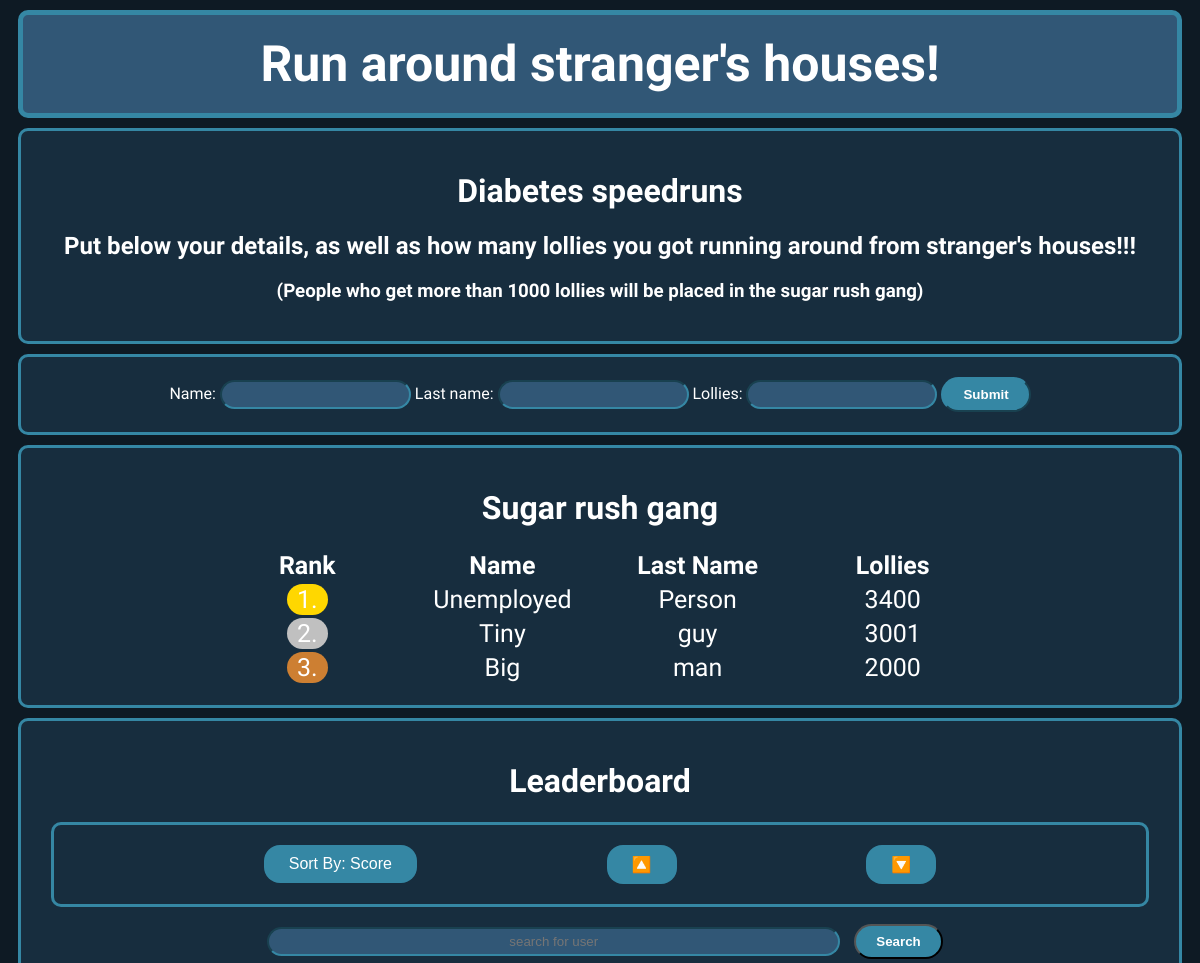
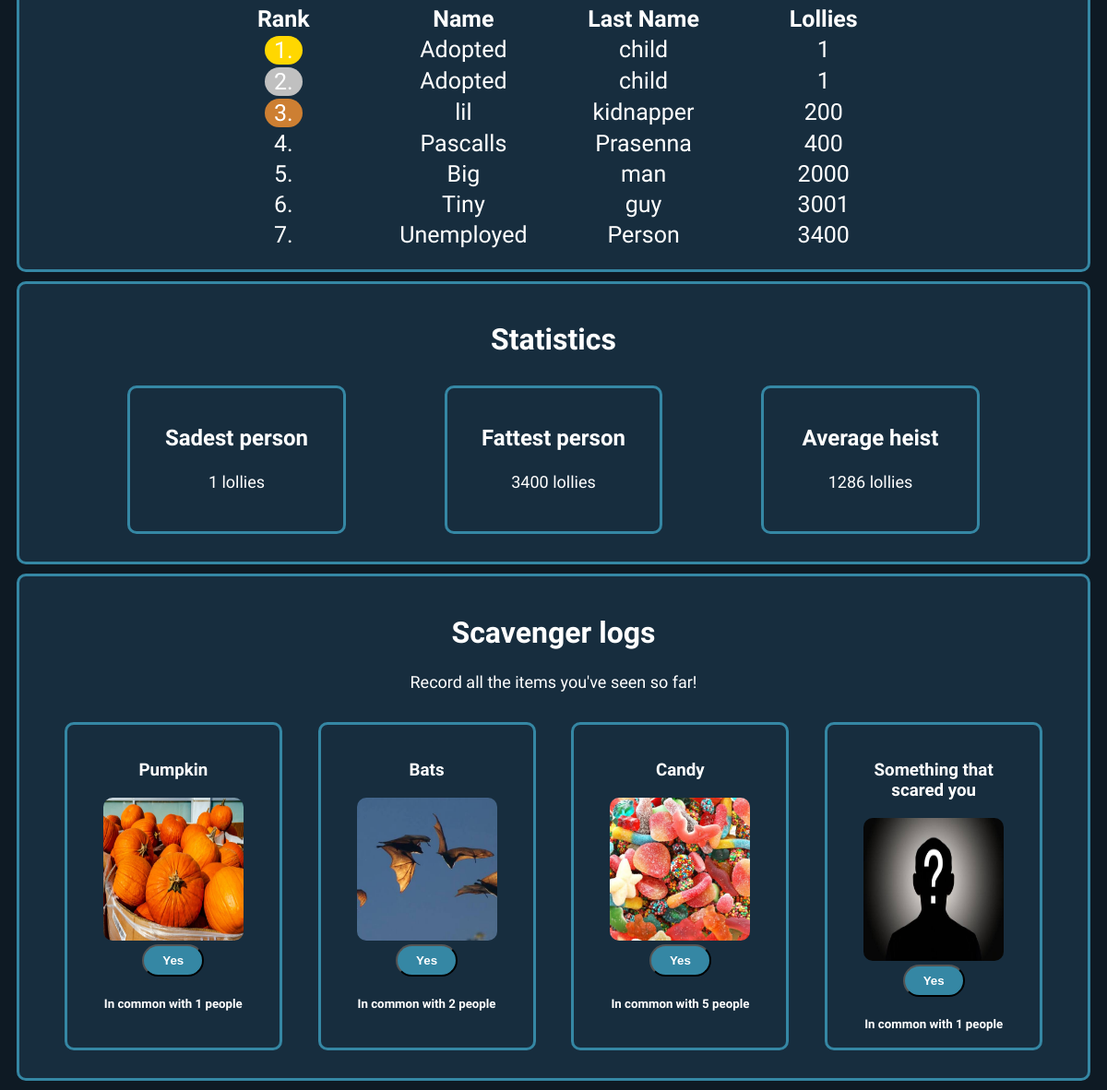
The page / on the database its author committed (2 pictures, top to bottom).
### tables this page shows
CREATE TABLE scores (
                id INTEGER PRIMARY KEY AUTOINCREMENT,
                name TEXT NOT NULL,
                lastname TEXT NOT NULL,
                score INTEGER NOT NULL
            );

### app.py (the view, shortened to what this page needs)
@app.route('/', methods=['GET', 'POST'])
@limiter.limit("1 per minute", methods=["POST"]) # Allows 1 post request per minute
def leaderboard():
    query = request.args.get('q', '').strip()
    with sqlite3.connect(DB_NAME) as conn:
        cur = conn.cursor()
        cur.execute('SELECT name, lastname, score FROM scores ORDER BY score DESC LIMIT 5')
        hall_of_fame = cur.fetchall()
        cur.execute('SELECT AVG(score) FROM scores')
        avg_result = cur.fetchone()
        cur.execute('SELECT MIN(score) FROM scores')
        min_result = cur.fetchone()
        cur.execute('SELECT MAX(score) FROM scores')
        max_result = cur.fetchone()
        sort = request.args.get('sort', 'score')  # default is score
        sort_order = request.args.get('order', 'asc')
        if sort == 'name' and sort_order == 'asc':
            cur.execute('SELECT name, lastname, score FROM scores WHERE name LIKE ? OR lastname LIKE ? ORDER BY name ASC LIMIT 15', (f'%{query}%', f'%{query}%')) #the (f%`query`) checks for scores that contain what the user entered in searchbar. The reason there is two is because it checks both firstname and lastname, for example, searching "bob" , it would filter out scores that have either or both firstnae/lastname container bob
        elif sort == 'name' and sort_order == 'desc':
            cur.execute('SELECT name, lastname, score FROM scores WHERE name LIKE ? OR lastname LIKE ? ORDER BY name DESC LIMIT 15', (f'%{query}%', f'%{query}%'))
        elif sort == 'score' and sort_order == 'asc':
            cur.execute('SELECT name, lastname, score FROM scores WHERE name LIKE ? OR lastname LIKE ? ORDER BY score ASC LIMIT 15', (f'%{query}%', f'%{query}%'))
        else:
            cur.execute('SELECT name, lastname, score FROM scores WHERE name LIKE ? OR lastname LIKE ? ORDER BY score DESC LIMIT 15', (f'%{query}%', f'%{query}%'))
        entries = cur.fetchall()
        cur.execute('SELECT realm, count FROM realms') #Realm completion
        realm_data = dict(cur.fetchall()) # dict makes the data spit out as a "dictionary" in brackets like ("thequizgame", 5), ("securitydefender", 2) etc
        avg_score = int(avg_result[0]) if avg_result and avg_result[0] is not None else None # Add fallback for when scores.db is deleted
        min_score = int(min_result[0]) if min_result and min_result[0] is not None else None
        max_score = int(max_result[0]) if max_result and max_result[0] is not None else None
        return render_template(
            'index.html',
            hall_of_fame=hall_of_fame,
            entries=entries, query=query,
            average=avg_score,
            highest=max_score,
            lowest=min_score,
            thequizgame=realm_data["thequizgame"],
            securitydefender=realm_data["securitydefender"],
            bugblaster=realm_data["bugblaster"],
            datasorter=realm_data["datasorter"])

### templates/index.html (shortened to what this page needs)
<!DOCTYPE html>
<html>
<head>
    <link rel="stylesheet" href="{{ url_for('static', filename='styles.css') }}">
</head>
<body>
            <div class="normalcontainer Webtitle">
            <span class="title">Run around stranger's houses!</span>
        </div>
    <div class="normalcontainer">
        <h1>Diabetes speedruns</h1>
        <h2>Put below your details, as well as how many lollies you got running around from stranger's houses!!!</h2>
        <h3>(People who get more than 1000 lollies will be placed in the sugar rush gang)</h3>
    </div>
        <div class="normalcontainer">
            <form method="POST" id="ScoreForm">
            Name: <input type="text" name="name" required pattern="(^\S+)([A-Za-z]+)" title="No spaces or numbers allowed, must be more than 1 character">
            Last name: <input type="text" name="lastname" required pattern="(^\S+)([A-Za-z]+)" title="No spaces or numbers allowed must be more than 1 character">
            Lollies: <input type="number" name="score" min="0" required>
            <input type="submit" value="Submit" class="buttonbutton">
        </form>
    </div>
    <div class="normalcontainer">
        <h1>Sugar rush gang</h1>
            <table>
                <tr>
                    <th>Rank</th><th>Name</th><th>Last Name</th><th>Lollies</th>
                </tr>
                {% set hall = namespace(rank=0) %}
                {% for name, lastname, score in hall_of_fame %}
                    {% if score | int > 1000 %}
                        {% set hall.rank = hall.rank + 1 %}
                <tr>
                    <td class= "{% if hall.rank == 1 %}gold{% elif hall.rank == 2 %}silver{% elif hall.rank == 3 %}bronze{% endif %}">{{hall.rank}}.</td>
                    <td>{{ name }}</td>
                    <td>{{lastname}}</td>
                    <td>{{ score }}</td>
                </tr>
                    {% endif %}
                {% endfor %}
            </table>
    </div>
    <div class="normalcontainer">
        <h1>Leaderboard</h1>
        <div class="orderby normalcontainer">
            <div class="dropdown">
                <button class="dropdownbutton">Sort By: {{ request.args.get('sort', 'score') | title }}</button>
            </div>
            <a href="/?q={{ query }}&order=asc&sort={{ request.args.get('sort', 'score') }}" title="ascending">🔼</a>
            <a href="/?q={{ query }}&order=desc&sort={{ request.args.get('sort', 'score') }}" title="descending">🔽</a>
        </div>
        <form action="/" method="get">
            <input type="text" name="q" value="{{ query }}" placeholder="search for user" class="searchbar">
            <button type="submit" class="searchbutton">Search</button>
        </form>
        <table>
            <tr>
                <th>Rank</th><th>Name</th><th>Last Name</th><th>Lollies</th>
            </tr>
            {% for name, lastname, score in entries %}
            <tr>
                <td class= "{% if loop.index == 1 %}gold{% elif loop.index == 2 %}silver{% elif loop.index == 3 %}bronze{% endif %}">{{loop.index}}.</td><td>{{ name }}</td> <td>{{lastname}}</td> <td>{{ score }}</td>
            </tr>
            {% endfor %}
        </table>
    </div>
    <div class="normalcontainer">
        <h1>Statistics</h1>
        <div class="statbox">
            <div class="normalcontainer statchild">
                <h2>Sadest person</h2>
                <p>{{ lowest }} lollies</p>
            </div>
            <div class="normalcontainer statchild">
                <h2>Fattest person</h2>
                <p>{{ highest }} lollies</p>
            </div>
            <div class="normalcontainer statchild">
                <h2>Average heist</h2>
                <p>{{ average }} lollies</p>
            </div>
        </div>
    </div>
    <div class="normalcontainer">
        <h1>Scavenger logs</h1>
        <p>Record all the items you've seen so far!</p>
        <div class="statbox">
            <div class="statchild normalcontainer">
                <h3>Pumpkin</h3>
                <img src="{{ url_for('static', filename='images/minecraft.png') }}" alt="Minecraft">
                <form action="/complete/thequizgame" method="POST">
                    <button class="buttonbutton">Yes</button>
                </form>
                <h5>In common with {{ thequizgame }} people</h5>
            </div>
            <div class="statchild normalcontainer">
                <h3>Bats</h3>
                <img src="{{ url_for('static', filename='images/roblox.png') }}" alt="Image of Roblox">
                <form action="/complete/securitydefender" method="POST">
                    <button class="buttonbutton">Yes</button>
                </form>
                <h5>In common with {{ securitydefender }} people</h5>
            </div>
            <div class="statchild normalcontainer">
                <h3>Candy</h3>
                <img src="{{ url_for('static', filename='images/clashroyale.png') }}" alt="Image of Clash Royale">
                <form action="/complete/bugblaster" method="POST">
                    <button class="buttonbutton">Yes</button>
                </form>
                <h5>In common with {{ bugblaster }} people</h5>
            </div>
            <div class="statchild normalcontainer">
                <h3>Something that scared you</h3>
                <img src="{{ url_for('static', filename='images/mystery.png') }}" alt="Image of impossible">
                <form action="/complete/datasorter" method="POST">
                    <button class="buttonbutton">Yes</button>
                </form>
                <h5>In common with {{ datasorter }} people</h5>
            </div>
        </div>
    </div>
</body>
</html>

### static/styles.css (style rules this page uses)
:root, [data-theme="default"] { --body-bg-color:#0E1A24; --container-bg-color:#172D3E; --container-border-color:#3587A4; --topbar-bg-color:#315776; --text-color:#ffffff; --gameicons-bg-color:#225276; --gdbackground: linear-gradient(to bottom right, #003399 0%, #99ccff 100%); }
body { background-color: var(--body-bg-color); color: var(--text-color); font-family: 'Rajdhani', sans-serif; color:var(--text-color); text-align: center; }
.normalcontainer { background-color: var(--container-bg-color); border: 3px solid var(--container-border-color); border-radius: 10px; padding: 20px; margin: 10px; }
.Webtitle { background-color:var(--topbar-bg-color); font-size:50px; border-width: 5px; font-weight:bold; justify-content:center; display:flex; position: relative; }
p { font-size: 18px; line-height: 1.6; text-decoration: none; }
img { border-radius: 10px; }
.normalbutton a, .buttonbutton, .searchbutton { display: inline-block; padding: 8px 20px; background-color: var(--container-border-color); color: white; text-decoration: none; border-radius: 20px; font-weight: bold; transition: 0.3s; }
.orderby { display:flex; justify-content:space-evenly; }
.orderby button, .orderby a { border-radius:16px; padding: 10px 25px; background-color: var(--container-border-color); color:white; transition: 0.3s; text-decoration:none; }
.dropdownbutton { background-color: #00bfff; color: white; padding: 16px; font-size: 16px; border: none; }
.dropdown { position: relative; display: inline-block; }
table { width: 70%; font-size:25px; table-layout:fixed; margin:auto; }
td.gold, td.silver, td.bronze { border-radius:20px; display:inline-block; width:20%; }
td.gold { background-color:gold; }
td.silver { background-color:silver; }
td.bronze { background-color:#CD7F32; }
input, searchbar { background-color:var(--topbar-bg-color); border-color:var(--container-border-color); border-radius:16px; padding: 5px; }
.searchbar { width: 50%; margin: 10px; padding: 5px; border-radius: 16px; text-align:center; color:black; text-decoration:none; }
.statchild { width:17%; }
.statbox { display:flex; justify-content:space-evenly; flex-wrap:wrap; }
.statbox img { width: 80%; height: 50%; }

### rows shown on the page
scores: rank "1", name "Unemployed", lastname "Person", score "3400"
scores: rank "2", name "Tiny", lastname "guy", score "3001"
scores: rank "3", name "Big", lastname "man", score "2000"
scores: name "Adopted", lastname "child", score "1"
scores: name "Adopted", lastname "child", score "1"
scores: name "lil", lastname "kidnapper", score "200"
scores: name "Pascalls", lastname "Prasenna", score "400"

### other values the page prints
{{ request.args.get('sort', 'score') | title }} "Score"
{{ lowest }} "1"
{{ highest }} "3400"
{{ average }} "1286"
{{ thequizgame }} "1"
{{ securitydefender }} "2"
{{ bugblaster }} "5"
{{ datasorter }} "1"
